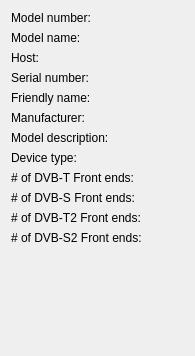
<?xml version="1.0" encoding="UTF-8"?>
<ui version="4.0">
 <class>ServerInformationWidget</class>
 <widget class="QWidget" name="ServerInformationWidget">
  <property name="geometry">
   <rect>
    <x>0</x>
    <y>0</y>
    <width>195</width>
    <height>356</height>
   </rect>
  </property>
  <property name="windowTitle">
   <string>Form</string>
  </property>
  <layout class="QVBoxLayout" name="verticalLayout">
   <item>
    <layout class="QGridLayout" name="gridLayout_2">
     <item row="10" column="1">
      <widget class="QLabel" name="nbDvbt2Fe">
       <property name="text">
        <string/>
       </property>
      </widget>
     </item>
     <item row="4" column="1">
      <widget class="QLabel" name="friendlyName">
       <property name="text">
        <string/>
       </property>
      </widget>
     </item>
     <item row="9" column="0">
      <widget class="QLabel" name="label_10">
       <property name="text">
        <string># of DVB-S Front ends:</string>
       </property>
      </widget>
     </item>
     <item row="5" column="1">
      <widget class="QLabel" name="manufacturer">
       <property name="text">
        <string/>
       </property>
      </widget>
     </item>
     <item row="6" column="0">
      <widget class="QLabel" name="label_3">
       <property name="text">
        <string>Model description:</string>
       </property>
      </widget>
     </item>
     <item row="7" column="1">
      <widget class="QLabel" name="deviceType">
       <property name="text">
        <string/>
       </property>
      </widget>
     </item>
     <item row="8" column="0">
      <widget class="QLabel" name="label_9">
       <property name="text">
        <string># of DVB-T Front ends:</string>
       </property>
      </widget>
     </item>
     <item row="1" column="1">
      <widget class="QLabel" name="modelName">
       <property name="text">
        <string/>
       </property>
      </widget>
     </item>
     <item row="0" column="0">
      <widget class="QLabel" name="label_5">
       <property name="text">
        <string>Model number:</string>
       </property>
      </widget>
     </item>
     <item row="6" column="1">
      <widget class="QLabel" name="modelDescription">
       <property name="text">
        <string/>
       </property>
      </widget>
     </item>
     <item row="4" column="0">
      <widget class="QLabel" name="label">
       <property name="text">
        <string>Friendly name:</string>
       </property>
      </widget>
     </item>
     <item row="10" column="0">
      <widget class="QLabel" name="label_11">
       <property name="text">
        <string># of DVB-T2 Front ends:</string>
       </property>
      </widget>
     </item>
     <item row="3" column="1">
      <widget class="QLabel" name="serialNumber">
       <property name="text">
        <string/>
       </property>
      </widget>
     </item>
     <item row="2" column="1">
      <widget class="QLabel" name="host">
       <property name="text">
        <string/>
       </property>
      </widget>
     </item>
     <item row="3" column="0">
      <widget class="QLabel" name="label_8">
       <property name="text">
        <string>Serial number:</string>
       </property>
      </widget>
     </item>
     <item row="2" column="0">
      <widget class="QLabel" name="label_7">
       <property name="text">
        <string>Host:</string>
       </property>
      </widget>
     </item>
     <item row="1" column="0">
      <widget class="QLabel" name="label_6">
       <property name="text">
        <string>Model name:</string>
       </property>
      </widget>
     </item>
     <item row="8" column="1">
      <widget class="QLabel" name="nbDvbtFe">
       <property name="text">
        <string/>
       </property>
      </widget>
     </item>
     <item row="5" column="0">
      <widget class="QLabel" name="label_2">
       <property name="text">
        <string>Manufacturer:</string>
       </property>
      </widget>
     </item>
     <item row="7" column="0">
      <widget class="QLabel" name="label_4">
       <property name="text">
        <string>Device type:</string>
       </property>
      </widget>
     </item>
     <item row="0" column="1">
      <widget class="QLabel" name="modelNumber">
       <property name="text">
        <string/>
       </property>
      </widget>
     </item>
     <item row="9" column="1">
      <widget class="QLabel" name="nbDvbsFe">
       <property name="text">
        <string/>
       </property>
      </widget>
     </item>
     <item row="11" column="0">
      <widget class="QLabel" name="label_12">
       <property name="text">
        <string># of DVB-S2 Front ends:</string>
       </property>
      </widget>
     </item>
     <item row="11" column="1">
      <widget class="QLabel" name="nbDvbs2Fe">
       <property name="text">
        <string/>
       </property>
      </widget>
     </item>
    </layout>
   </item>
   <item>
    <spacer name="verticalSpacer">
     <property name="orientation">
      <enum>Qt::Vertical</enum>
     </property>
     <property name="sizeHint" stdset="0">
      <size>
       <width>20</width>
       <height>40</height>
      </size>
     </property>
    </spacer>
   </item>
  </layout>
 </widget>
 <resources/>
 <connections/>
</ui>
